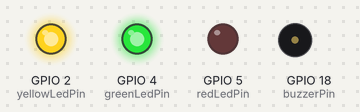
Bench run of a sketch on a simulated ESP32. On the bench: output pins drawn as LEDs (lit = HIGH), buzzer (waves = sounding, pin HIGH). WiFi joins after 1.5 s; servers stay silent unless stated; what the sketch prints to the serial monitor is not drawn.

Above: at 2.5 s.
At 4.0 s:
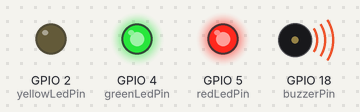
At 5.5 s:
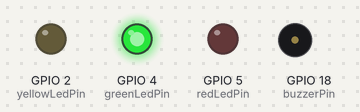
Timing chart, 0 to 7.2 s (numbered marks = the images above):
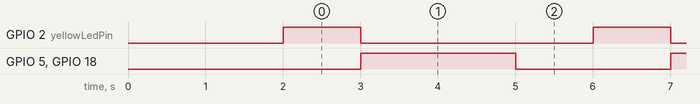

Measured:
- by itself, GPIO 2 (yellowLedPin): alternates HIGH for 1.0 s and LOW for 3.0 s
- by itself, GPIO 5 (redLedPin), GPIO 18 (buzzerPin): alternates HIGH for 2.0 s and LOW for 2.0 s
- by itself, everything shown: repeats every 4.0 s, in 3 steps

The sketch:

code.ino
```cpp
#include <WiFi.h>

// Ganti dengan SSID dan password WiFi Anda
const char* ssid = "METINDO-DOJO";
const char* password = "Metindo@Dojo";

// Definisikan pin LED dan buzzer
const int greenLedPin = 4;
const int yellowLedPin = 2;
const int redLedPin = 5;
const int buzzerPin = 18;

void setup() {
  // Memulai komunikasi serial untuk debug
  Serial.begin(115200);

  // Mengatur pin LED dan buzzer sebagai output
  pinMode(greenLedPin, OUTPUT);
  pinMode(yellowLedPin, OUTPUT);
  pinMode(redLedPin, OUTPUT);
  pinMode(buzzerPin, OUTPUT);

  // Memulai koneksi ke WiFi
  Serial.println("Menghubungkan ke WiFi...");
  WiFi.begin(ssid, password);

  // Tunggu hingga terhubung
  while (WiFi.status() != WL_CONNECTED) {
    delay(1000);
    Serial.println("Menghubungkan...");
  }

  // Jika terhubung, tampilkan alamat IP dan nyalakan LED hijau
  Serial.println("Terhubung ke WiFi!");
  Serial.print("Alamat IP: ");
  Serial.println(WiFi.localIP());

  digitalWrite(greenLedPin, HIGH); // Menyalakan LED hijau sebagai indikasi koneksi WiFi
}

void loop() {
  // Contoh logika untuk menyalakan LED dan buzzer
  digitalWrite(yellowLedPin, HIGH); // Menyalakan LED kuning
  delay(1000);                      // Tunggu 1 detik
  digitalWrite(yellowLedPin, LOW);  // Mematikan LED kuning

  digitalWrite(redLedPin, HIGH);    // Menyalakan LED merah
  digitalWrite(buzzerPin, HIGH);    // Menyalakan buzzer
  delay(2000);                      // Tunggu 2 detik
  digitalWrite(buzzerPin, LOW);     // Mematikan buzzer
  digitalWrite(redLedPin, LOW);     // Mematikan LED merah

  delay(1000); // Tunggu 1 detik sebelum mengulang siklus
}
```
